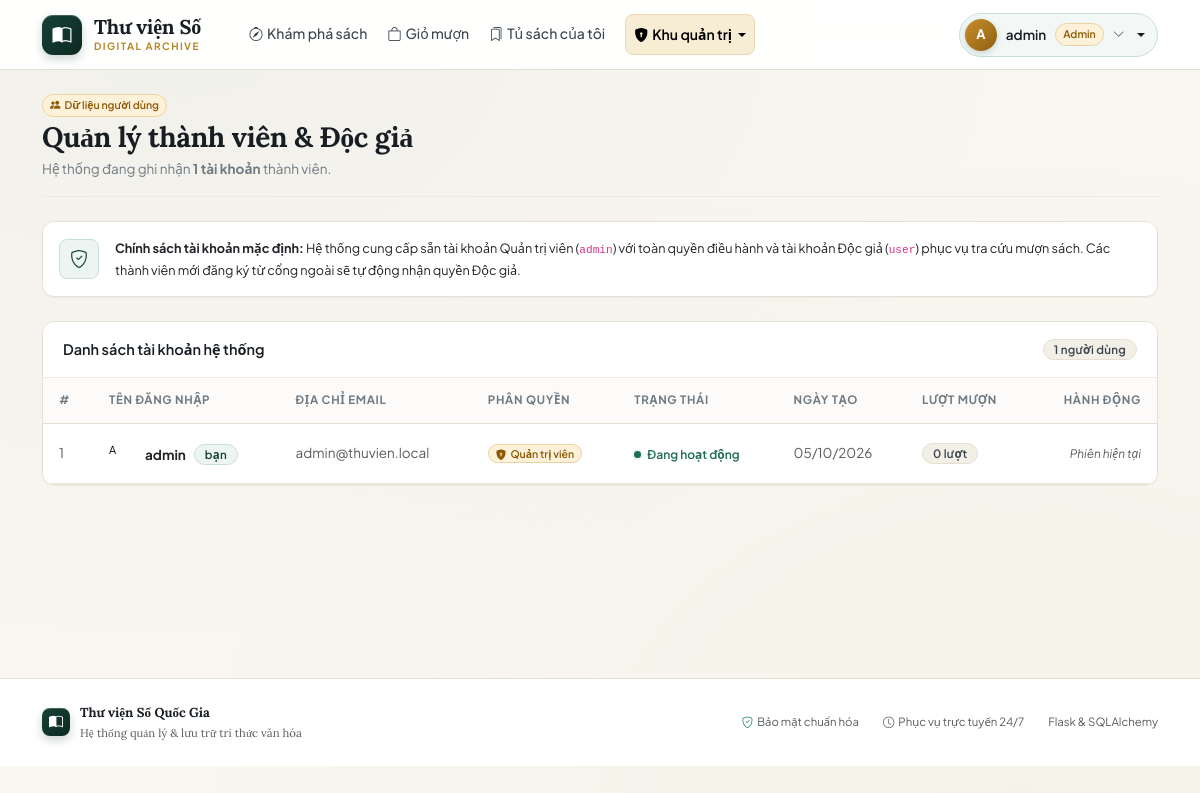
/admin/users (signed in), run on an earlier commit of the app's database.
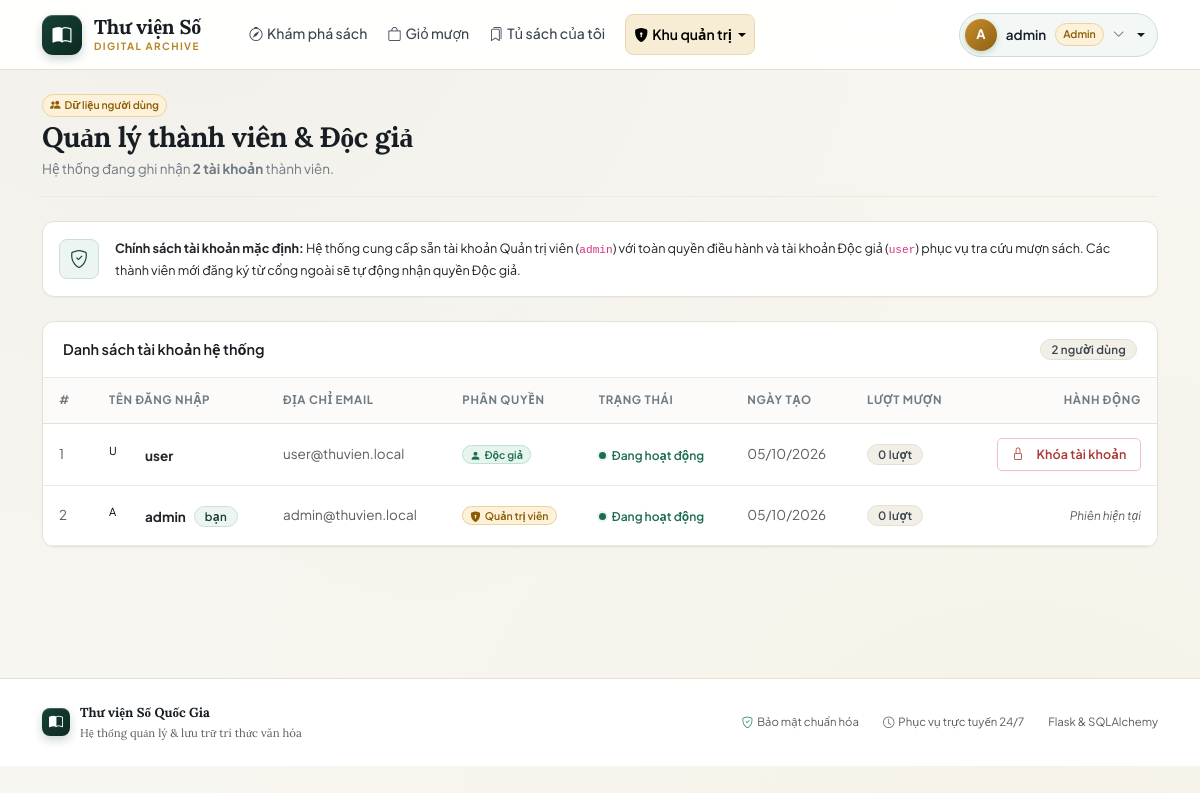
And on a later commit of the database.
### models.py (models this page shows, shortened)
class User(db.Model, UserMixin):
    __tablename__ = 'users'
    id = db.Column(db.Integer, primary_key=True)
    username = db.Column(db.String(80), unique=True, nullable=False, index=True)
    email = db.Column(db.String(120), unique=True, nullable=True)
    password_hash = db.Column(db.String(255), nullable=False)
    role = db.Column(db.String(20), nullable=False, default='user')
    is_active = db.Column(db.Boolean, nullable=False, default=True)
    created_at = db.Column(db.DateTime, default=now, nullable=False)
    borrow_requests = db.relationship('BorrowRequest', back_populates='user', lazy='dynamic')
    reviews = db.relationship('Review', back_populates='author', lazy='dynamic')
    @property
    def is_admin(self):
        return self.role == 'admin'

### admin.py (the view)
@admin_bp.route('/users')
@admin_required
def users():
    rows = (
        db.session.query(User, db.func.count(BorrowRequest.id))
        .outerjoin(BorrowRequest, BorrowRequest.user_id == User.id)
        .group_by(User.id)
        .order_by(User.created_at.desc(), User.id.desc())
        .all()
    )
    items = [{'user': user, 'borrows': cnt} for user, cnt in rows]
    return render_template('admin/users.html', items=items)

### admin.py (called while the page is built)
def admin_required(view):
    @wraps(view)
    @login_required
    def wrapper(*args, **kwargs):
        if not current_user.is_admin:
            abort(403)
        return view(*args, **kwargs)
    return wrapper

### templates/admin/users.html (shortened to what this page needs)
{% extends 'base.html' %}
{% block content %}
<div class="page-head">
  <div>
    <div class="d-flex align-items-center gap-2 mb-1">
      <span class="user-badge-mini user-badge-admin"><i class="bi bi-people-fill me-1"></i>Dữ liệu người dùng</span>
    </div>
    <h1 class="page-title">Quản lý thành viên &amp; Độc giả</h1>
    <p class="page-sub">Hệ thống đang ghi nhận <strong>{{ items|length }} tài khoản</strong> thành viên.</p>
  </div>
</div>
<div class="card p-3 mb-4 bg-white">
  <div class="d-flex align-items-center gap-3">
    <div class="stat-ic" style="width: 40px; height: 40px; font-size: 18px;"><i class="bi bi-shield-check"></i></div>
    <div class="small">
      <strong>Chính sách tài khoản mặc định:</strong>
      Hệ thống cung cấp sẵn tài khoản Quản trị viên (<code>admin</code>) với toàn quyền điều hành và tài khoản Độc giả (<code>user</code>) phục vụ tra cứu mượn sách. Các thành viên mới đăng ký từ cổng ngoài sẽ tự động nhận quyền Độc giả.
    </div>
  </div>
</div>
<div class="card overflow-hidden">
  <div class="card-header d-flex justify-content-between align-items-center">
    <span>Danh sách tài khoản hệ thống</span>
    <span class="badge bg-secondary">{{ items|length }} người dùng</span>
  </div>
  <div class="table-responsive">
    <table class="table align-middle">
      <thead>
        <tr>
          <th style="width: 50px;">#</th>
          <th>Tên đăng nhập</th>
          <th>Địa chỉ Email</th>
          <th>Phân quyền</th>
          <th>Trạng thái</th>
          <th>Ngày tạo</th>
          <th>Lượt mượn</th>
          <th class="text-end">Hành động</th>
        </tr>
      </thead>
      <tbody>
        {% for item in items %}
        <tr>
          <td class="text-muted">{{ loop.index }}</td>
          <td>
            <div class="d-inline-flex align-items-center gap-2">
              <span class="avatar" style="width:28px;height:28px;font-size:11px;">{{ item.user.username[:1]|upper }}</span>
              <span class="fw-bold text-dark">{{ item.user.username }}</span>
              {% if item.user.id == current_user.id %}
              <span class="badge bg-primary">bạn</span>
              {% endif %}
            </div>
          </td>
          <td class="text-muted">{{ item.user.email or '—' }}</td>
          <td>
            {% if item.user.is_admin %}
            <span class="user-badge-mini user-badge-admin"><i class="bi bi-shield-lock-fill me-1"></i>Quản trị viên</span>
            {% else %}
            <span class="user-badge-mini user-badge-user"><i class="bi bi-person-fill me-1"></i>Độc giả</span>
            {% endif %}
          </td>
          <td>
            {% if item.user.is_active %}
            <span class="stock stock-ok"><span class="dot"></span>Đang hoạt động</span>
            {% else %}
            <span class="stock stock-out"><span class="dot"></span>Bị khóa</span>
            {% endif %}
          </td>
          <td class="text-muted">{{ item.user.created_at|fmt_date }}</td>
          <td>
            <span class="badge bg-secondary">{{ item.borrows }} lượt</span>
          </td>
          <td class="text-end">
            {% if item.user.id != current_user.id %}
            <form method="post"
                  action="{{ url_for('admin.user_toggle', user_id=item.user.id) }}"
                  data-confirm="{{ 'Mở khóa' if not item.user.is_active else 'Khóa' }} tài khoản “{{ item.user.username }}”?">
              <button class="btn btn-sm {{ 'btn-success' if not item.user.is_active else 'btn-outline-danger' }}">
                {% if not item.user.is_active %}
                <i class="bi bi-unlock me-1"></i>Mở khóa
                {% else %}
                <i class="bi bi-lock me-1"></i>Khóa tài khoản
                {% endif %}
              </button>
            </form>
            {% else %}
            <span class="text-muted small fst-italic">Phiên hiện tại</span>
            {% endif %}
          </td>
        </tr>
        {% endfor %}
      </tbody>
    </table>
  </div>
</div>
{% endblock %}

### templates/base.html (shortened to what this page needs)
<!doctype html>
<html lang="vi">
<head>
  <link href="https://cdn.jsdelivr.net/npm/bootstrap@5.3.3/dist/css/bootstrap.min.css" rel="stylesheet">
  <link href="https://cdn.jsdelivr.net/npm/bootstrap-icons@1.11.3/font/bootstrap-icons.min.css" rel="stylesheet">
  <link href="{{ url_for('static', filename='css/style.css') }}" rel="stylesheet">
</head>
<body>
{% set ep = request.endpoint or '' %}
<nav class="navbar navbar-expand-lg sticky-top">
  <div class="container">
    <a class="navbar-brand" href="{{ url_for('user.home') }}">
      <span class="brand-mark"><i class="bi bi-book-half"></i></span>
      <div class="brand-text">
        <span class="brand-name">Thư viện Số</span>
        <span class="brand-tag">DIGITAL ARCHIVE</span>
      </div>
    </a>
    <div class="collapse navbar-collapse" id="mainNav">
      <ul class="navbar-nav me-auto ps-lg-4 gap-lg-1">
        <li class="nav-item">
          <a class="nav-link {{ 'active' if ep == 'user.home' }}" href="{{ url_for('user.home') }}">
            <i class="bi bi-compass me-1"></i>Khám phá sách
          </a>
        </li>
        {% if current_user.is_authenticated %}
          {% if has_endpoint('user.cart') %}
          <li class="nav-item">
            <a class="nav-link position-relative {{ 'active' if ep == 'user.cart' }}" href="{{ url_for('user.cart') }}">
              <i class="bi bi-bag me-1"></i>Giỏ mượn
            </a>
          </li>
          {% endif %}
          {% if has_endpoint('user.dashboard') %}
          <li class="nav-item">
            <a class="nav-link {{ 'active' if ep == 'user.dashboard' }}" href="{{ url_for('user.dashboard') }}">
              <i class="bi bi-bookmarks me-1"></i>Tủ sách của tôi
            </a>
          </li>
          {% endif %}
        {% endif %}
        {% if current_user.is_authenticated and current_user.is_admin %}
        <li class="nav-item dropdown ms-lg-2">
          <a class="nav-link dropdown-toggle admin-nav-item {{ 'active' if ep.startswith('admin') }}" href="#"
             data-bs-toggle="dropdown" aria-expanded="false">
            <i class="bi bi-shield-lock-fill me-1"></i>Khu quản trị
          </a>
        </li>
        {% endif %}
      </ul>
      <ul class="navbar-nav align-items-lg-center gap-2">
        {% if current_user.is_authenticated %}
        <li class="nav-item dropdown">
          <a class="user-chip dropdown-toggle {{ 'is-admin' if current_user.is_admin else '' }}" href="#" data-bs-toggle="dropdown" aria-expanded="false">
            <span class="avatar">{{ current_user.username[:1]|upper }}</span>
            <span class="d-none d-lg-inline">{{ current_user.username }}</span>
            {% if current_user.is_admin %}
            <span class="user-badge-mini user-badge-admin">Admin</span>
            {% else %}
            <span class="user-badge-mini user-badge-user">Độc giả</span>
            {% endif %}
            <i class="bi bi-chevron-down small text-muted"></i>
          </a>
        </li>
        {% endif %}
      </ul>
    </div>
  </div>
</nav>
{% block page %}
<div class="container py-4 main-container">
  {% block content %}{% endblock %}
</div>
{% endblock %}
<footer class="site-footer">
  <div class="container d-flex flex-wrap justify-content-between align-items-center gap-3">
    <div class="brand-small">
      <span class="brand-mark"><i class="bi bi-book-half"></i></span>
      <div>
        <span>Thư viện Số Quốc Gia</span>
        <div class="small fw-normal text-muted">Hệ thống quản lý &amp; lưu trữ tri thức văn hóa</div>
      </div>
    </div>
    <div class="d-flex align-items-center gap-4 text-muted small">
      <span><i class="bi bi-shield-check text-success me-1"></i>Bảo mật chuẩn hóa</span>
      <span><i class="bi bi-clock me-1"></i>Phục vụ trực tuyến 24/7</span>
      <span>Flask &amp; SQLAlchemy</span>
    </div>
  </div>
</footer>
</body>
</html>

What changed in the data, as far as the page shows it:
added User: user "U", user.username "user", user "user@thuvien.local", role "user" (drawn), is_active True (drawn), user.created_at|fmt_date "05/10/2026"
Also different on the page:
{{ items|length }}: "1" → "2"
new list line: "1 Độc giả Đang hoạt động 0 lượt Khóa tài khoản"
